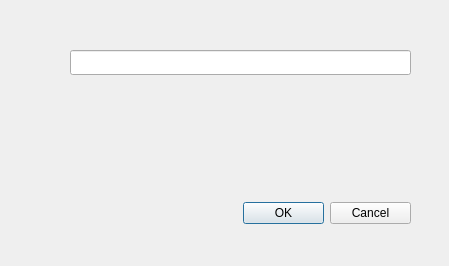
<?xml version="1.0" encoding="UTF-8"?>
<ui version="4.0">
 <class>prompterCreateRoom</class>
 <widget class="QDialog" name="prompterCreateRoom">
  <property name="geometry">
   <rect>
    <x>0</x>
    <y>0</y>
    <width>449</width>
    <height>266</height>
   </rect>
  </property>
  <property name="windowTitle">
   <string>Dialog</string>
  </property>
  <widget class="QLineEdit" name="lineEdit">
   <property name="geometry">
    <rect>
     <x>70</x>
     <y>50</y>
     <width>341</width>
     <height>25</height>
    </rect>
   </property>
  </widget>
  <widget class="QWidget" name="">
   <property name="geometry">
    <rect>
     <x>243</x>
     <y>200</y>
     <width>168</width>
     <height>27</height>
    </rect>
   </property>
   <layout class="QHBoxLayout" name="horizontalLayout">
    <item>
     <widget class="QPushButton" name="okButton">
      <property name="text">
       <string>OK</string>
      </property>
     </widget>
    </item>
    <item>
     <widget class="QPushButton" name="cancelButton">
      <property name="text">
       <string>Cancel</string>
      </property>
     </widget>
    </item>
   </layout>
  </widget>
 </widget>
 <resources/>
 <connections/>
</ui>
